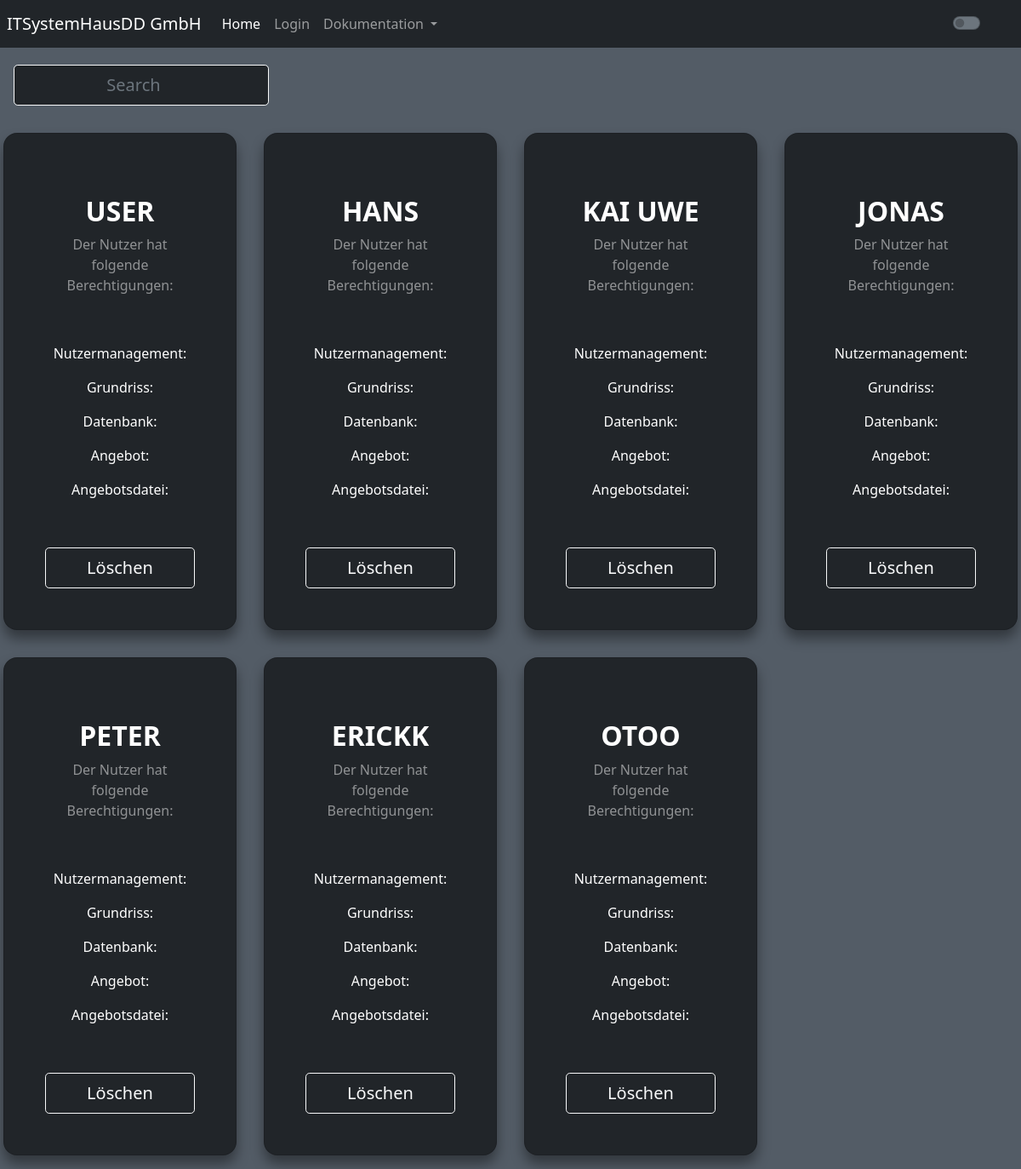
The page /list-employee/ on the database its author committed.
### usermanagement/models.py (models this page shows, shortened)
class Employee(User):
    perm_usermanagement = models.BooleanField(default=False)
    perm_layout = models.BooleanField(default=False)
    perm_database = models.BooleanField(default=False)
    perm_offer = models.BooleanField(default=False)
    perm_offer_file = models.BooleanField(default=False)

### usermanagement/views.py (the view)
class ListEmployee(View):
    def get(self, request: HttpRequest) -> HttpResponse:
        all_employee = Employee.objects.all()
        employ = get_employee(request)
        return render(
            request,
            "usermanagement/list_employee.html",
            {"employees": all_employee, "employ": employ},
        )

### usermanagement/views.py (called while the page is built)
def get_employee(request: HttpRequest) -> Optional[Employee]:
    if request.user.is_authenticated:
        employ: Employee = Employee.objects.get(username=request.user.username)
        return employ
    return None

### usermanagement/templates/usermanagement/list_employee.html (shortened to what this page needs)
{% extends "usermanagement/index.html" %}
{% load static %}
{% block css %}
<link rel="stylesheet" href="{% static 'css/styleList.css' %}">
{% endblock %}
{% load bootstrap_icons %}
{% block content %}
<form class="form-inline nav-item d-flex">
    <input class="form-control me-2 w-25 text-center m-3 bg-dark text-white btn-outline-light btn-lg" id="filter" type="search" placeholder="Search" aria-label="Search" autocomplete="on">
</form>
<div class="row" id="mycard">
    {% for item in employees %}
    <div class="col-sm-6 w-25 p-3">
        <div class="card bg-dark text-white" style="border-radius: 1rem; box-shadow: 0 10px 15px 0 rgba(0,0,0,0.4);" id="card">
            <div class="card-body p-5 text-center">
                <div class="mb-md-5 mt-md-4">
                    <h2 class="fw-bold mb-2 text-uppercase">{{item.username}}</h2>
                    <p class="text-white-50 mb-5">Der Nutzer hat folgende Berechtigungen:</p>
                    <div class="p-2">
                        {% if item.perm_usermanagement %}
                        Nutzermanagement: {% bs_icon 'shield-check' color='white' size='1.5em' %}
                        {% else %}
                        Nutzermanagement: {% bs_icon 'shield-x' color='white' size='1.5em' %}
                        {% endif %}
                    </div>
                    <div class="p-2">
                        {% if item.perm_layout %}
                        Grundriss: {% bs_icon 'shield-check' color='white' size='1.5em' %}
                        {% else %}
                        Grundriss: {% bs_icon 'shield-x' color='white' size='1.5em' %}
                        {% endif %}
                    </div>
                    <div class="p-2">
                        {% if item.perm_database %}
                        Datenbank: {% bs_icon 'shield-check' color='white' size='1.5em' %}
                        {% else %}
                        Datenbank: {% bs_icon 'shield-x' color='white' size='1.5em' %}
                        {% endif %}
                    </div>
                    <div class="p-2">
                        {% if item.perm_offer %}
                        Angebot: {% bs_icon 'shield-check' color='white' size='1.5em' %}
                        {% else %}
                        Angebot: {% bs_icon 'shield-x' color='white' size='1.5em' %}
                        {% endif %}
                    </div>
                    <div class="p-2">
                        {% if item.perm_offer_file %}
                        Angebotsdatei: {% bs_icon 'shield-check' color='white' size='1.5em' %}
                        {% else %}
                        Angebotsdatei: {% bs_icon 'shield-x' color='white' size='1.5em' %}
                        {% endif %}
                    </div>
                </div>
                <button type="button" class="btn btn-outline-light btn-lg px-5" data-bs-toggle="modal"
                data-bs-target="#deleteModal{{item}}">
                Löschen
            </button>
        </div>
</div>
</div>
{% endfor %}
</div>
{% endblock %}

### usermanagement/static/css/styleList.css (style rules this page uses)
html, body { background-color: #535c66; max-width: 100%; overflow-x: hidden; }

### rows shown on the page
Employee: username "USER", shows "Nutzermanagement:", shows "Grundriss:", shows "Datenbank:", shows "Angebot:", shows "Angebotsdatei:"
Employee: username "HANS", shows "Nutzermanagement:", shows "Grundriss:", shows "Datenbank:", shows "Angebot:", shows "Angebotsdatei:"
Employee: username "KAI UWE", shows "Nutzermanagement:", shows "Grundriss:", shows "Datenbank:", shows "Angebot:", shows "Angebotsdatei:"
Employee: username "JONAS", shows "Nutzermanagement:", shows "Grundriss:", shows "Datenbank:", shows "Angebot:", shows "Angebotsdatei:"
Employee: username "PETER", shows "Nutzermanagement:", shows "Grundriss:", shows "Datenbank:", shows "Angebot:", shows "Angebotsdatei:"
Employee: username "ERICKK", shows "Nutzermanagement:", shows "Grundriss:", shows "Datenbank:", shows "Angebot:", shows "Angebotsdatei:"
Employee: username "OTOO", shows "Nutzermanagement:", shows "Grundriss:", shows "Datenbank:", shows "Angebot:", shows "Angebotsdatei:"
